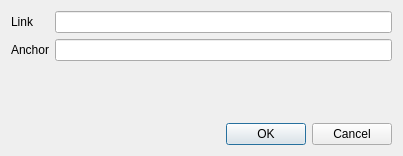
<?xml version="1.0" encoding="UTF-8"?>
<ui version="4.0">
 <class>QmlDesigner::HyperlinkDialog</class>
 <widget class="QDialog" name="QmlDesigner::HyperlinkDialog">
  <property name="geometry">
   <rect>
    <x>0</x>
    <y>0</y>
    <width>403</width>
    <height>156</height>
   </rect>
  </property>
  <property name="windowTitle">
   <string notr="true">Dialog</string>
  </property>
  <layout class="QVBoxLayout" name="verticalLayout">
   <item>
    <layout class="QFormLayout" name="formLayout">
     <item row="0" column="0">
      <widget class="QLabel" name="label">
       <property name="text">
        <string>Link</string>
       </property>
      </widget>
     </item>
     <item row="0" column="1">
      <widget class="QLineEdit" name="linkEdit"/>
     </item>
     <item row="1" column="0">
      <widget class="QLabel" name="label_2">
       <property name="text">
        <string>Anchor</string>
       </property>
      </widget>
     </item>
     <item row="1" column="1">
      <widget class="QLineEdit" name="anchorEdit"/>
     </item>
    </layout>
   </item>
   <item>
    <widget class="QDialogButtonBox" name="buttonBox">
     <property name="orientation">
      <enum>Qt::Horizontal</enum>
     </property>
     <property name="standardButtons">
      <set>QDialogButtonBox::Cancel|QDialogButtonBox::Ok</set>
     </property>
    </widget>
   </item>
  </layout>
 </widget>
 <resources/>
 <connections>
  <connection>
   <sender>buttonBox</sender>
   <signal>accepted()</signal>
   <receiver>QmlDesigner::HyperlinkDialog</receiver>
   <slot>accept()</slot>
   <hints>
    <hint type="sourcelabel">
     <x>248</x>
     <y>254</y>
    </hint>
    <hint type="destinationlabel">
     <x>157</x>
     <y>274</y>
    </hint>
   </hints>
  </connection>
  <connection>
   <sender>buttonBox</sender>
   <signal>rejected()</signal>
   <receiver>QmlDesigner::HyperlinkDialog</receiver>
   <slot>reject()</slot>
   <hints>
    <hint type="sourcelabel">
     <x>316</x>
     <y>260</y>
    </hint>
    <hint type="destinationlabel">
     <x>286</x>
     <y>274</y>
    </hint>
   </hints>
  </connection>
 </connections>
</ui>
